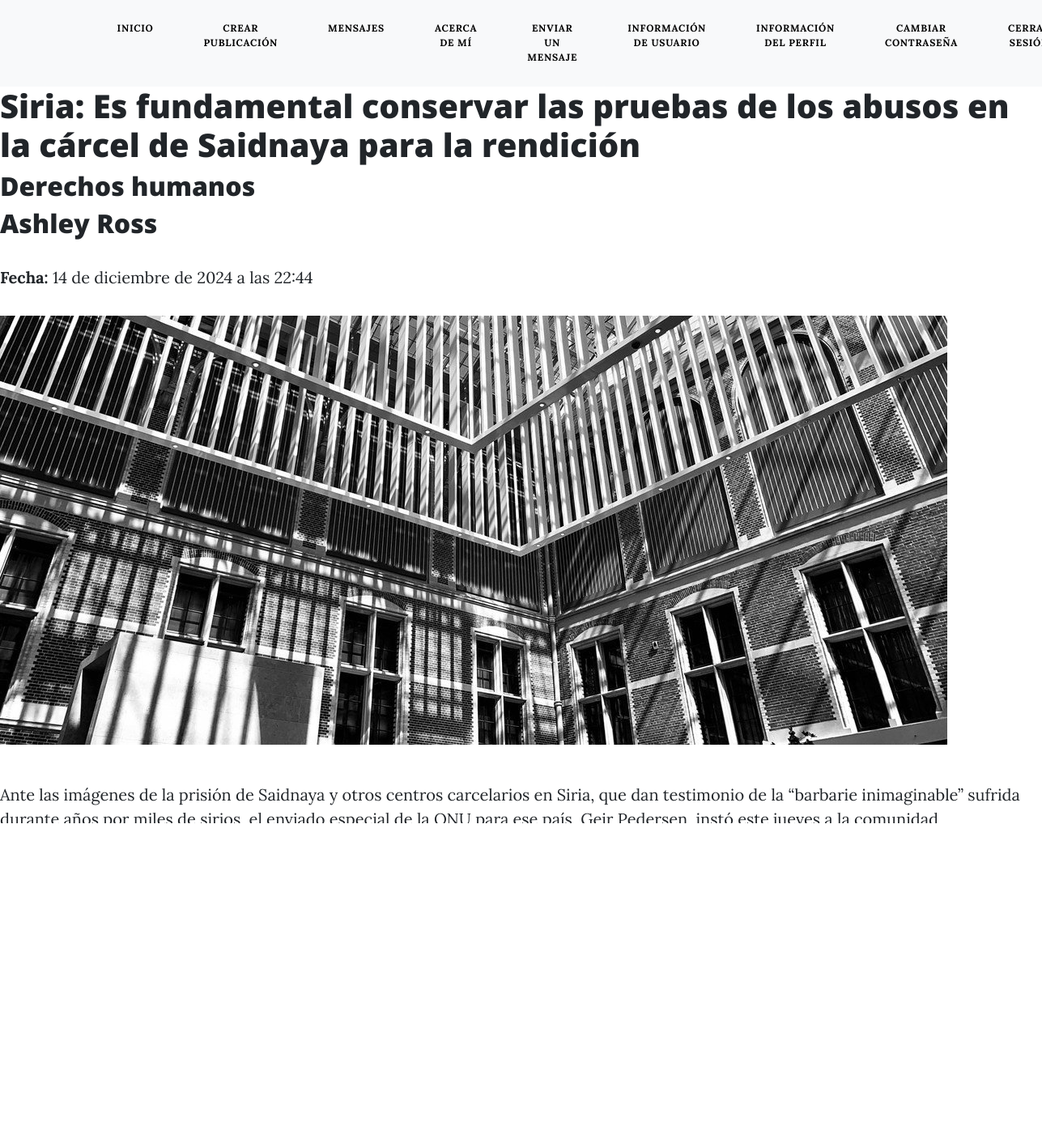
The page /1/ (signed in) on the database its author committed.
### blog/models.py (models this page shows, shortened)
class Post(models.Model):
    titulo = models.CharField(max_length=100)
    subtitulo = models.CharField(max_length=200, blank=True, null=True)
    cuerpo = models.TextField()
    fecha = models.DateTimeField(auto_now_add=True)
    imagen = models.ImageField(upload_to='imagenes/', blank=True, null=True)
    author =  models.CharField(max_length=100,blank=True, null=True)

### blog/views.py (the view)
# urls.py: path('<int:pk>/', views.post_detail, name='post_detail'),  # Detalles de la publicación
@user_passes_test(es_admin, login_url='/error/no-permisos/')
def post_detail(request, pk):
    post = get_object_or_404(Post, pk=pk)
    return render(request, 'blog/post_detail.html', {'post': post})

### blog/views.py (called while the page is built)
def es_admin(user):
    return user.is_authenticated and user.is_staff

### templates/blog/post_detail.html
{% extends 'blog/base.html' %}
{% block content %}
<h1>{{ post.titulo }}</h1>
<h2>{{ post.subtitulo }}</h2>
<h2>{{ post.author }}</h2>
<p><strong>Fecha:</strong> {{ post.fecha }}</p>
{% if post.imagen %}
    <img src="{{ post.imagen.url }}" alt="Imagen de {{ post.titulo }}" style="max-width: 100%; margin-bottom: 15px;">
{% endif %}
<p>{{ post.cuerpo }}</p>
{% if user.is_authenticated and user.is_staff %}
    <a href="{% url 'post_update' post.pk %}" class="btn btn-warning">Editar</a>
    <a href="{% url 'post_delete' post.pk %}" class="btn btn-danger">Eliminar</a>
{% endif %}
<a href="{% url 'listar_publicaciones' %}" class="btn btn-secondary">Volver</a>
{% endblock %}

### rows shown on the page
Post: titulo "Siria: Es fundamental conservar las pruebas de los abusos en la cárcel de Saidnaya para la rendición", subtitulo "Derechos humanos", author "Ashley Ross", fecha "14 de diciembre de 2024 a las 22:44", imagen (picture), cuerpo "Ante las imágenes de la prisión de Saidnaya y otros centros carcelarios en Siria, que dan testimonio de la “barbarie inimaginable” sufrida durante años por miles de sirios, el enviado especial de la ONU para ese país, Geir Pedersen, instó este jueves a la comunidad internacional a garantizar que tales horrores no sucedan de nuevo. Para muchos sirios, la prisión de Saidnaya evoca los peores abusos del depuesto régimen de Bashar Al-Assad. Desde que las nuevas autoridades de facto, lideradas por el grupo Hayat Tahrir al-Sham (HTC) -clasificado como terrorista por el Consejo de Seguridad de la ONU-, liberaron el edificio, miles de personas han intentado acceder a él en los últimos días buscando…"
